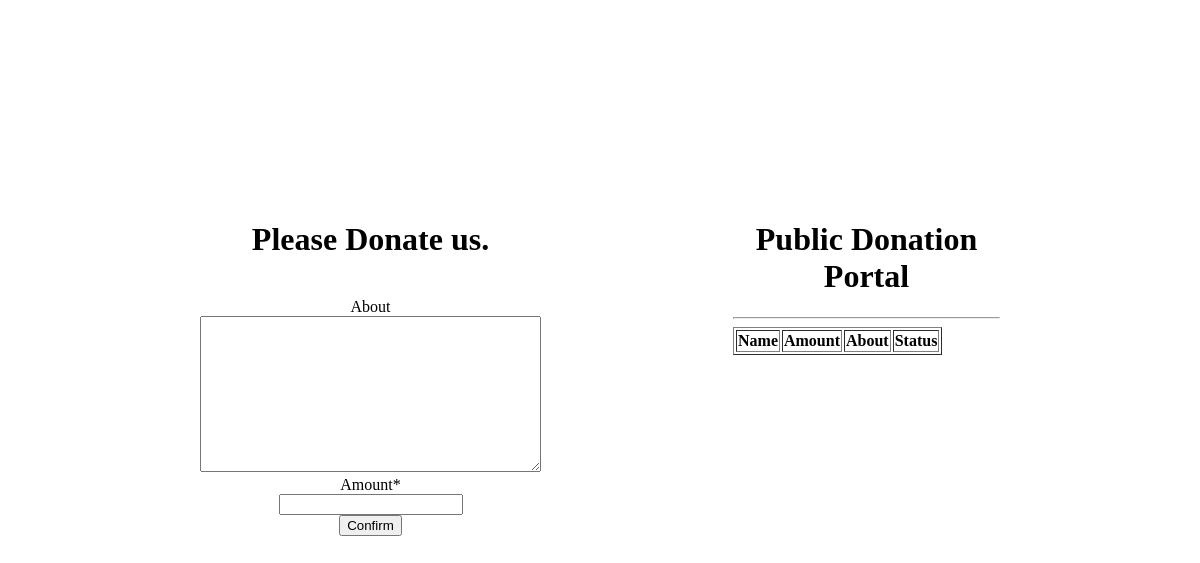
Before: / with the older database file.
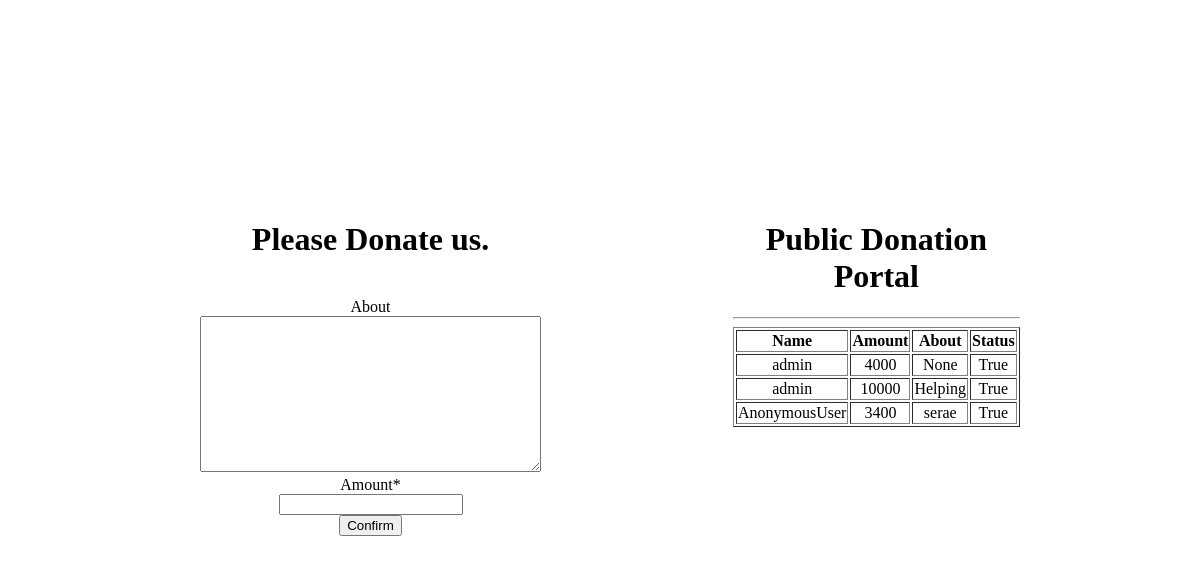
After: the same page with the newer database file.
### mainapp/models.py (models this page shows, shortened)
class donation(models.Model):
    name = models.CharField(max_length=25)
    about = models.TextField(max_length=50, null=True, blank=True)
    amount = models.PositiveBigIntegerField()
    payment_id = models.CharField(max_length=100)
    paid = models.BooleanField(default=False)

### mainapp/views.py (the view, shortened to what this page needs)
# urls.py: path('', views.index, name="index"),
def index(request):
    donations = models.donation.objects.filter(paid=True)
    payment = None
    form = DonationForm()
    return render(request, 'mainapp/index.html', {'form':form, 'payment':payment, 'donations':donations})

### mainapp/forms.py
class DonationForm(forms.ModelForm):
    class Meta:
        model = donation
        fields = ['about','amount']

### templates/mainapp/index.html (shortened to what this page needs)
{% extends 'base.html' %}
{% load crispy_forms_tags %}
{% block content %}
<div style="display: flex;">
    <div>
<h1>Please Donate us.</h1>
<br>
<form method="POST">
    {{ form|crispy }}
    <button type="submit">Confirm</button>
</form>
</div>
<div style="margin-left:12rem;">
    <h1>Public Donation Portal</h1>
    <hr>
    <table border="1">
        <tr>
            <th>Name</th>
            <th>Amount</th>
            <th>About</th>
            <th>Status</th>
        </tr>
        {% for donate in donations %}
        <tr>
            <td>{{donate.name}}</td>
            <td>{{donate.amount}}</td>
            <td>{{donate.about}}</td>
            <td>{{donate.paid}}</td>
        </tr>
        {% endfor %}
    </table>
</div>
</div>
{% endblock %}

### templates/base.html (shortened to what this page needs)
<!DOCTYPE html>
<html lang="en">
<head>
</head>
<body style="text-align: center; padding:12rem;">
    {% block content %}
    {% endblock %}
</body>
</html>

Changed rows visible on the page:
added donation: name "admin", amount "4000", about "None", paid "True"
added donation: name "admin", amount "10000", about "Helping", paid "True"
added donation: name "AnonymousUser", amount "3400", about "serae", paid "True"
